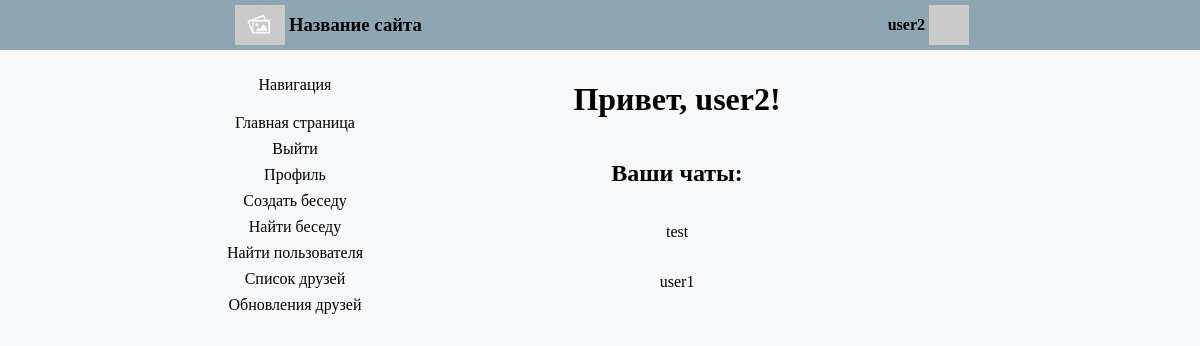
The page /index (signed in) on the database as committed earlier.
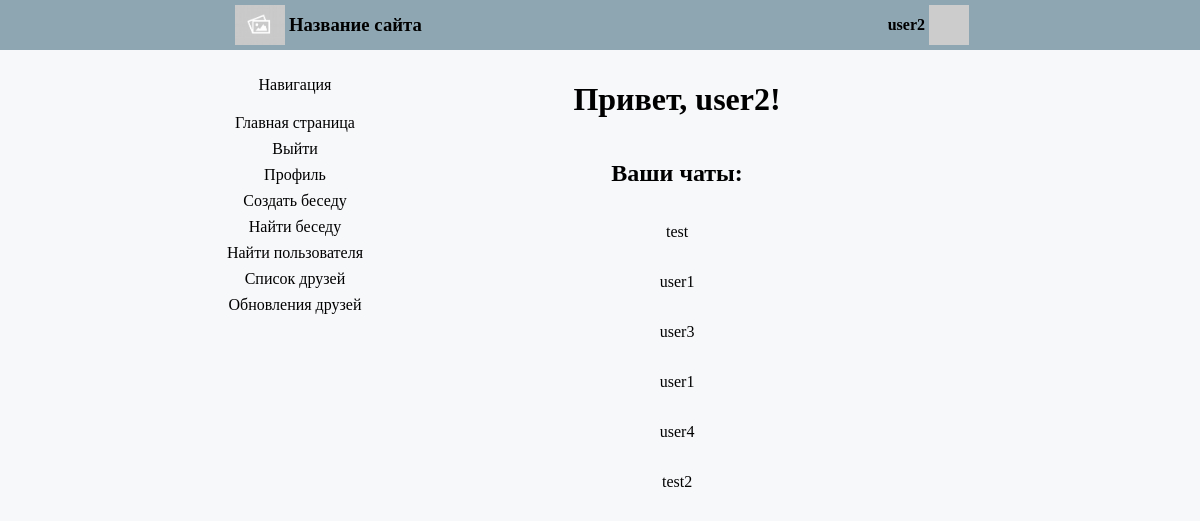
The same page on the database as committed later.
### app/models.py (models this page shows, shortened)
class Chat(db.Model):
    id = db.Column(db.Integer, primary_key=True)
    name = db.Column(db.String(64), index=True)
    users = db.relationship('User', secondary=user_chats, backref='chats')
    posts = db.relationship('Post', backref='chat', lazy='dynamic')
    invitations = db.relationship('Invitation', backref='chat', lazy='dynamic')

class User(UserMixin, db.Model):
    id = db.Column(db.Integer, primary_key=True)
    username = db.Column(db.String(64), index=True, unique=True)
    email = db.Column(db.String(120), index=True, unique=True)
    password_hash = db.Column(db.String(128))
    posts = db.relationship('Post', backref='author', lazy='dynamic')
    invitations = db.relationship('Invitation', backref='user', lazy='dynamic')
    about_me = db.Column(db.String(140))
    last_seen = db.Column(db.DateTime, default=datetime.now(pytz.timezone('Europe/Moscow')))
    followed = db.relationship(
        'User', secondary=followers,
        primaryjoin=(followers.c.follower_id == id),
        secondaryjoin=(followers.c.followed_id == id),
        backref=db.backref('followers', lazy='dynamic'), lazy='dynamic')
    def avatar(self, size):
        digest = md5(self.email.lower().encode('utf-8')).hexdigest()
        return 'https://www.gravatar.com/avatar/{}?d=identicon&s={}'.format(
            digest, size)

### app/routes.py (the view)
@app.route('/')
@app.route('/index')
@login_required
def index():
    invite = Invitation.query.filter_by(user=current_user).first()
    if invite is None:
        return render_template('index.html', title='Главная страница', chats=current_user.chats, count=0)
    return render_template('index.html', title='Главная страница', chats=current_user.chats,
                           invitations=current_user.invitations, count=1)

### app/models.py (called while the page is built)
@login.user_loader
def load_user(id):
    return User.query.get(int(id))

### app/routes.py (called while the page is built)
@app.before_request
def before_request():
    if current_user.is_authenticated:
        current_user.last_seen = datetime.now(pytz.timezone('Europe/Moscow'))
        db.session.commit()

### app/templates/index.html (shortened to what this page needs)
{% extends "base.html" %}
{% block content %}
    <h1>Привет, {{ current_user.username }}!</h1>
    <h2>Ваши чаты:</h2>
    {% for chat in chats %}
        {% if chat.name.find('none') == -1 %}
            <div><p><a href="{{ url_for('chat', name=chat.name) }}">{{ chat.name }} </a></p></div>
        {% elif chat.users[0] == current_user %}
            <div><p><a href="{{ url_for('chat', name=chat.name) }}">{{ chat.users[1].username }}</a></p></div>
        {% else %}
            <div><p><a href="{{ url_for('chat', name=chat.name) }}">{{ chat.users[0].username }}</a></p></div>
        {% endif %}
    {% endfor %}
{% endblock %}

Rows that differ between the two databases and show on the page:
added Chat: username "user3"
added Chat: username "user1"
added Chat: username "user4"
added Chat: name "test2"
